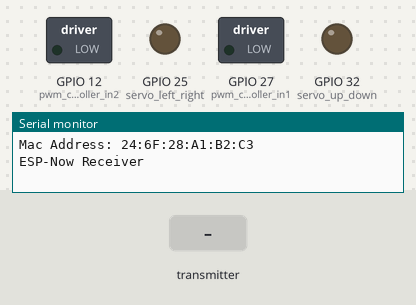
Bench run of a sketch on a simulated ESP32. Shown: switched loads named in the sketch (green lamp = pin HIGH), output pins drawn as LEDs (lit = HIGH), the last lines printed to the serial monitor. The test bench sets the inputs (shaded band).

Above: at 1.2 s.
1.3 s: the transmitter starts sending servo_up_down = 0
At 1.6 s:
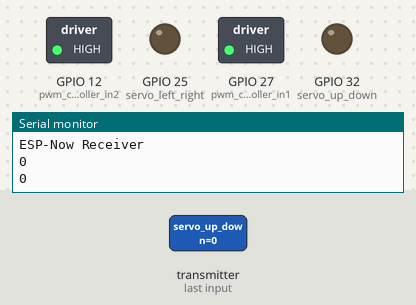
2.8 s: the transmitter starts sending motor_start = 1024
At 4.0 s:
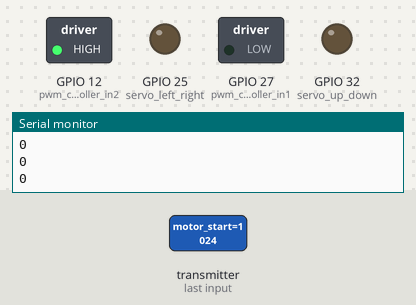
4.3 s: the transmitter starts sending motor_start = 0
At 5.1 s:
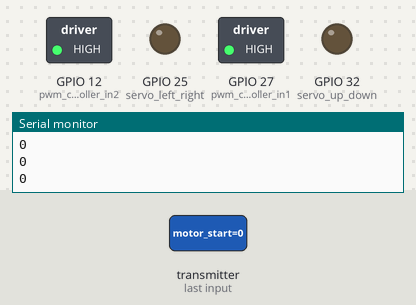
5.8 s: the transmitter starts sending motor_start = 2048
At 6.2 s:
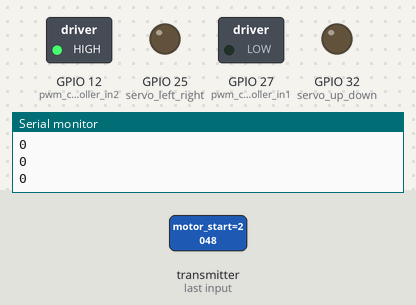
Timing chart, 0 to 8.3 s (numbered marks = the images above; inputs shaded):
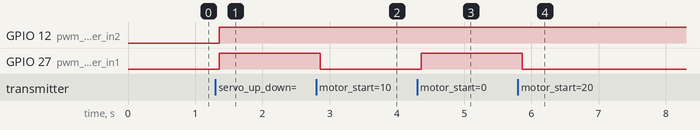

Measured:
- after the input at 1.3 s, GPIO 12 (pwm_controller_in2), GPIO 27 (pwm_controller_in1): LOW → HIGH after 0.06 s
- after the input at 2.8 s, GPIO 27 (pwm_controller_in1): HIGH → LOW after 0.06 s
- after the input at 4.3 s, GPIO 27 (pwm_controller_in1): LOW → HIGH after 0.06 s
- after the input at 5.8 s, GPIO 27 (pwm_controller_in1): HIGH → LOW after 0.06 s

The sketch:

ESP32_Receiver.ino
```cpp
#include <Arduino.h>
#include <WiFi.h>
#include <esp_now.h>
#include <analogWrite.h>

const int servo_up_down = 32;
const int servo_left_right = 25;
const int pwm_controller_in1 = 27;
const int pwm_controller_in2 = 12;

 void ServoRotate(int angle , int servopin) //Define Servo PWM Function
 {
    int pulsewidth=(angle*11)+500;  //Convert the angle into a pulse width value of 500-2480, every 1 degree of rotation, the corresponding high level is 11us more
    digitalWrite(servopin,HIGH);    //Set the servo interface level to high
    delayMicroseconds(pulsewidth);  //Delay pulse width value in microseconds
    digitalWrite(servopin,LOW);     //Set the servo interface level to low
    delayMicroseconds(20000-pulsewidth);
}
// message struct received
typedef struct message {
   int servo_up_down;
   int servo_left_right;
   int motor_pwm;
   int motor_start;
} message;

uint8_t key[] =  {0x33, 0x44, 0x33, 0x44, 0x33, 0x44, 0x33, 0x44, 0x33, 0x44, 0x33, 0x44, 0x33, 0x44, 0x33, 0x44};
message myMessage;

void onDataReceiver(const uint8_t * mac, const uint8_t *incomingData, int len) {
   //Serial.println("Message received.");

  memcpy(&myMessage, incomingData, sizeof(myMessage)); //transform the incomingData into our message structure

  Serial.println(myMessage.servo_up_down);
  ServoRotate(myMessage.servo_up_down,servo_up_down); //control up,down servo
  delay(10);

  Serial.println(myMessage.servo_left_right);
  ServoRotate(myMessage.servo_left_right,servo_left_right); //control left,right servo
  delay(10);

  //motor control MX1508
  if(myMessage.motor_start == 0){       //shut down motor
    analogWrite(pwm_controller_in1, 255);
    digitalWrite(pwm_controller_in2, HIGH);
  }
  else{
    Serial.println(myMessage.motor_pwm);
    analogWrite(pwm_controller_in1, myMessage.motor_pwm);  //use joystick control MX1508 output voltage , so we can control the motor rotating speed
    digitalWrite(pwm_controller_in2, HIGH);
  }


}
void setup() {
  Serial.begin(115200);

  pinMode(pwm_controller_in2, OUTPUT); //IN2
  pinMode(pwm_controller_in1, OUTPUT); //IN1

  pinMode(servo_up_down,OUTPUT);
  pinMode(servo_left_right,OUTPUT);

  // Wifi STA Mode
  WiFi.mode(WIFI_STA);
  // Get Mac Add
  Serial.print("Mac Address: ");
  Serial.print(WiFi.macAddress());
  Serial.println("\nESP-Now Receiver");

  // Initializing the ESP-NOW
  if (esp_now_init() != ESP_OK) {
    Serial.println("Problem during ESP-NOW init");
    return;
  }

  //esp_now_set_self_role(ESP_NOW_ROLE_SLAVE);
  // We can register the receiver callback function
  esp_now_register_recv_cb(onDataReceiver);
}
void loop() {
}
```
